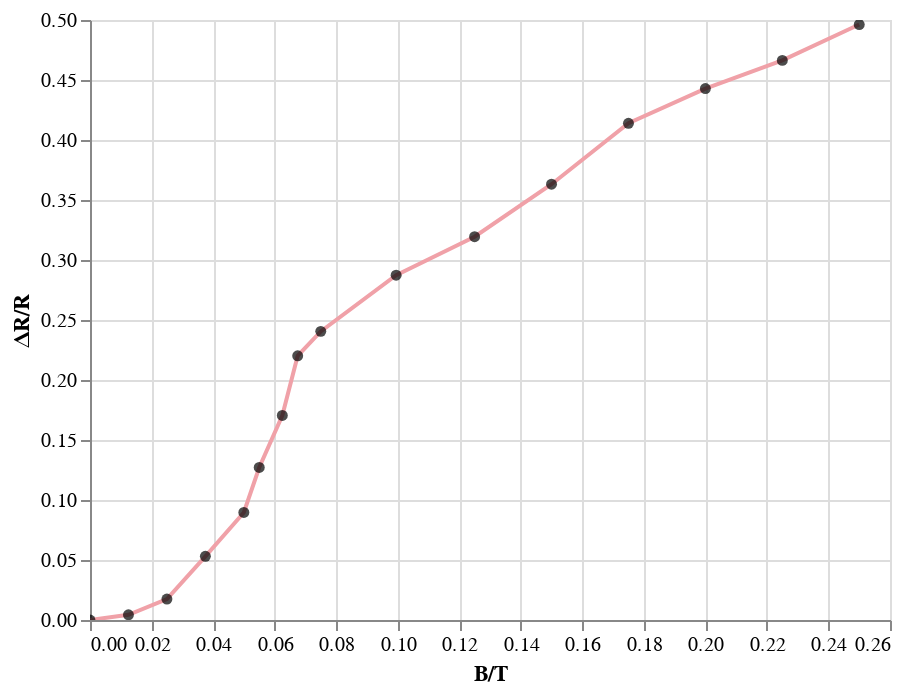

The code cell stored with this chart in its notebook:
### Code cell
B = [0,0.0125,0.0250,0.0375,0.0500,0.0550,0.0625,0.0675,0.0750,0.0995,0.1250,0.1500,0.1750,0.2000,0.2250,0.2500]
DR = [0,0.004347,0.017470,0.053079,0.089606,0.127088,0.170444,0.220161,0.240521,0.287356,0.319396,0.363172,0.413924,0.442834,0.466342,0.496214]

lG(B,DR,Xname="B/T",Yname="ΔR/R",color="#f0a1a8")+ pG(B,DR,Xname="B/T",Yname="ΔR/R") #lG=lineGraph,折线图

### Figure 1 — Vega-Lite specification as saved in the notebook (floating-point values rounded to 4 significant figures)
{"config": {"view": {"continuousWidth": 400, "continuousHeight": 300}}, "layer": [{"data": {"name": "data-1b380fe08089b8e2b0b5d0359e872cb3"}, "mark": {"type": "line", "color": "#f0a1a8"}, "encoding": {"tooltip": [{"type": "quantitative", "field": "B/T"}, {"type": "quantitative", "field": "ΔR/R"}], "x": {"type": "quantitative", "field": "B/T"}, "y": {"type": "quantitative", "field": "ΔR/R"}}, "selection": {"selector005": {"type": "interval", "bind": "scales", "encodings": ["x", "y"]}}}, {"data": {"name": "data-1b380fe08089b8e2b0b5d0359e872cb3"}, "mark": {"type": "circle", "color": "#000000"}, "encoding": {"tooltip": [{"type": "quantitative", "field": "B/T"}, {"type": "quantitative", "field": "ΔR/R"}], "x": {"type": "quantitative", "field": "B/T"}, "y": {"type": "quantitative", "field": "ΔR/R"}}, "selection": {"selector006": {"type": "interval", "bind": "scales", "encodings": ["x", "y"]}}}], "$schema": "https://vega.github.io/schema/vega-lite/v4.0.2.json", "datasets": {"data-1b380fe08089b8e2b0b5d0359e872cb3": [{"B/T": 0.0, "ΔR/R": 0.0}, {"B/T": 0.0125, "ΔR/R": 0.004347}, {"B/T": 0.025, "ΔR/R": 0.01747}, {"B/T": 0.0375, "ΔR/R": 0.05308}, {"B/T": 0.05, "ΔR/R": 0.08961}, {"B/T": 0.055, "ΔR/R": 0.1271}, {"B/T": 0.0625, "ΔR/R": 0.1704}, {"B/T": 0.0675, "ΔR/R": 0.2202}, {"B/T": 0.075, "ΔR/R": 0.2405}, {"B/T": 0.0995, "ΔR/R": 0.2874}, {"B/T": 0.125, "ΔR/R": 0.3194}, {"B/T": 0.15, "ΔR/R": 0.3632}, {"B/T": 0.175, "ΔR/R": 0.4139}, {"B/T": 0.2, "ΔR/R": 0.4428}, {"B/T": 0.225, "ΔR/R": 0.4663}, {"B/T": 0.25, "ΔR/R": 0.4962}]}}
